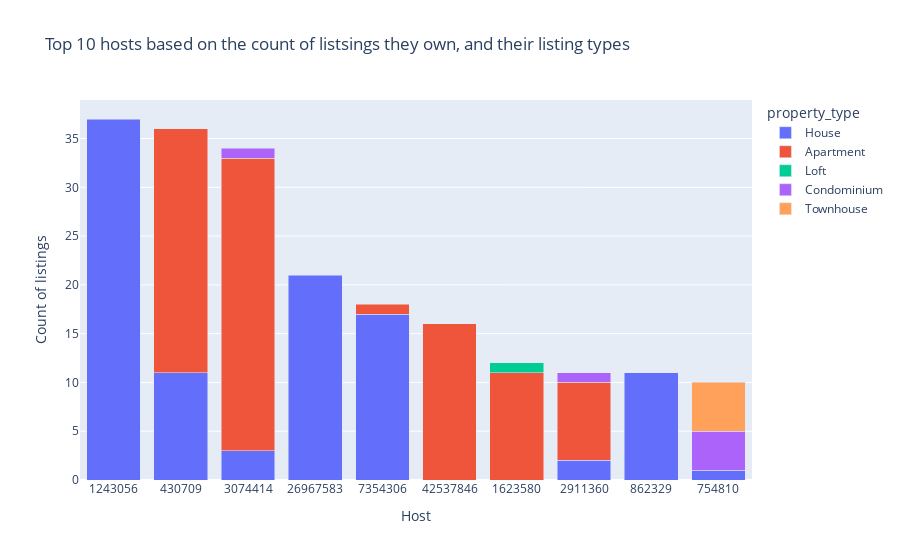

The notebook cell saved with this chart:
### Markdown cell above
#### Visualization

### Code cell
fig = px.bar(ans3_b, x = ans3_b["Host"], y = ans3_b["id"], color= ans3_b["property_type"],
             title = "Top 10 hosts based on the count of listsings they own, and their listing types",
             labels={"id": "Count of listings"},)
fig.update_layout(barmode='stack', xaxis={'categoryorder':'total descending'})
fig.show()
fig.show('svg')

### Figure 1 — Plotly figure (JSON) as saved in the notebook; plotly's stock layout.template omitted (floating-point values rounded to 4 significant figures)
{"data": [{"alignmentgroup": "True", "hovertemplate": "property_type=House<br>Host=%{x}<br>Count of listings=%{y}<extra></extra>", "legendgroup": "House", "marker": {"color": "#636efa", "pattern": {"shape": ""}}, "name": "House", "offsetgroup": "House", "orientation": "v", "showlegend": true, "textposition": "auto", "type": "bar", "x": ["1243056", "26967583", "2911360", "3074414", "430709", "7354306", "754810", "862329"], "xaxis": "x", "y": [37, 21, 2, 3, 11, 17, 1, 11], "yaxis": "y"}, {"alignmentgroup": "True", "hovertemplate": "property_type=Apartment<br>Host=%{x}<br>Count of listings=%{y}<extra></extra>", "legendgroup": "Apartment", "marker": {"color": "#EF553B", "pattern": {"shape": ""}}, "name": "Apartment", "offsetgroup": "Apartment", "orientation": "v", "showlegend": true, "textposition": "auto", "type": "bar", "x": ["1623580", "2911360", "3074414", "42537846", "430709", "7354306"], "xaxis": "x", "y": [11, 8, 30, 16, 25, 1], "yaxis": "y"}, {"alignmentgroup": "True", "hovertemplate": "property_type=Loft<br>Host=%{x}<br>Count of listings=%{y}<extra></extra>", "legendgroup": "Loft", "marker": {"color": "#00cc96", "pattern": {"shape": ""}}, "name": "Loft", "offsetgroup": "Loft", "orientation": "v", "showlegend": true, "textposition": "auto", "type": "bar", "x": ["1623580"], "xaxis": "x", "y": [1], "yaxis": "y"}, {"alignmentgroup": "True", "hovertemplate": "property_type=Condominium<br>Host=%{x}<br>Count of listings=%{y}<extra></extra>", "legendgroup": "Condominium", "marker": {"color": "#ab63fa", "pattern": {"shape": ""}}, "name": "Condominium", "offsetgroup": "Condominium", "orientation": "v", "showlegend": true, "textposition": "auto", "type": "bar", "x": ["2911360", "3074414", "754810"], "xaxis": "x", "y": [1, 1, 4], "yaxis": "y"}, {"alignmentgroup": "True", "hovertemplate": "property_type=Townhouse<br>Host=%{x}<br>Count of listings=%{y}<extra></extra>", "legendgroup": "Townhouse", "marker": {"color": "#FFA15A", "pattern": {"shape": ""}}, "name": "Townhouse", "offsetgroup": "Townhouse", "orientation": "v", "showlegend": true, "textposition": "auto", "type": "bar", "x": ["754810"], "xaxis": "x", "y": [5], "yaxis": "y"}], "layout": {"barmode": "stack", "legend": {"title": {"text": "property_type"}, "tracegroupgap": 0}, "title": {"text": "Top 10 hosts based on the count of listsings they own, and their listing types"}, "xaxis": {"anchor": "y", "categoryorder": "total descending", "domain": [0, 1], "title": {"text": "Host"}}, "yaxis": {"anchor": "x", "domain": [0, 1], "title": {"text": "Count of listings"}}}}
